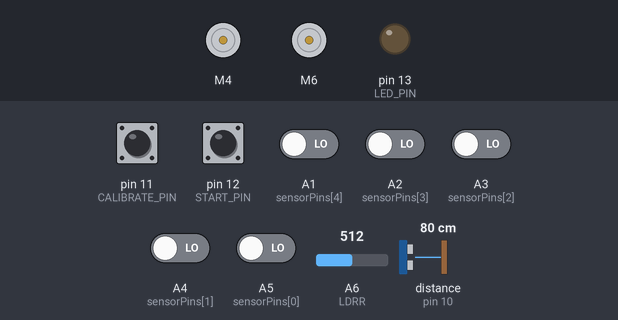
Recording of a sketch running on a simulated Arduino Nano, built with avr-gcc and run on an emulated ATmega328P. Parts: 2 × DC motor (green arrow = forward, orange = backward, longer = faster), output pins drawn as LEDs (lit = HIGH). The inputs (shaded band) are chosen by the test bench; at power-on: pin 11 (CALIBRATE_PIN), pin 12 (START_PIN) HIGH, A1 (sensorPins[4]), A2 (sensorPins[3]), A3 (sensorPins[2]), A4 (sensorPins[1]), A5 (sensorPins[0]) LOW, distance to the obstacle (sensor on pin 10) 80 cm, A6 (LDRR) = 512. The echo pulse lasts 58.3 µs per cm; pins used as bus, display or sensor lines are not drawn; what the sketch prints to the serial monitor is not drawn.

Above: at 1.2 s.
1.3 s: pin 12 (START_PIN) pulled LOW for 0.15 s
At 1.95 s:
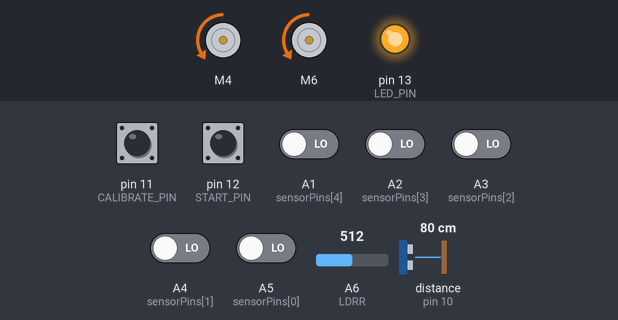
At 3.6 s:
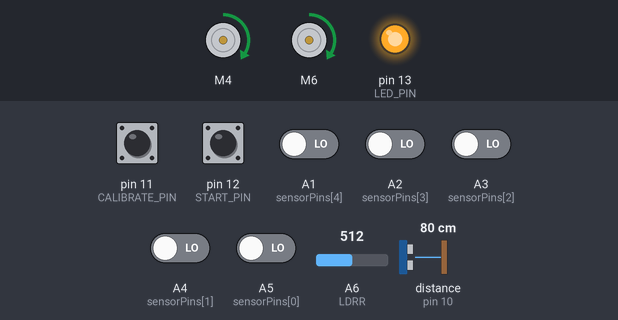
3.9 s: distance to the obstacle (sensor on pin 10) set to 17 cm
5.4 s: distance to the obstacle (sensor on pin 10) set to 13 cm
At 5.5 s:
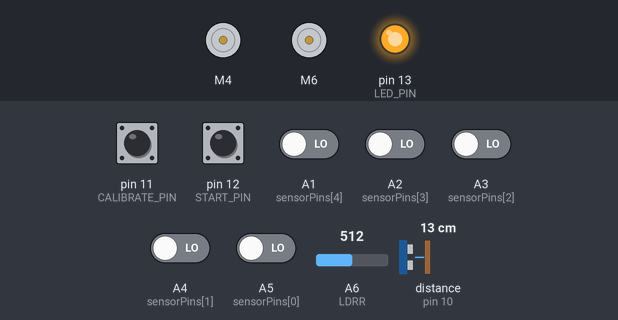
At 6.0 s:
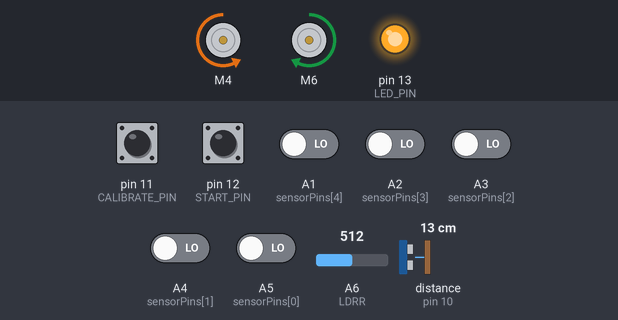
7.1 s: A1 (sensorPins[4]) driven HIGH
10.1 s: A2 (sensorPins[3]) driven HIGH
13.1 s: A3 (sensorPins[2]) driven HIGH
Timing chart, 0 to 17.1 s (numbered marks = the images above; inputs shaded):
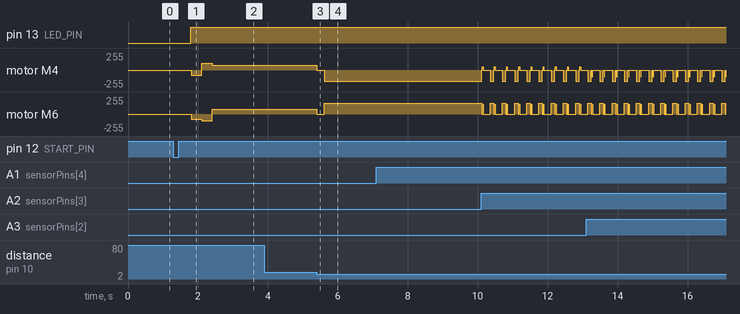

The sketch:

BackWorking.ino
```cpp
#include <SparkFun_TB6612.h>
#include <SoftwareSerial.h>


// Motor Pins
#define AIN1 4
#define BIN1 6
#define AIN2 3
#define BIN2 7
#define PWMA 2
#define PWMB 8
#define STBY 5


// Define sensor patterns
#define RIGHT_TURN 0b11000
#define LEFT_TURN 0b00011
#define CENTER 0b00100
#define SOFT_RIGHT_1 0b11100
#define SOFT_RIGHT_2 0b01100
#define SOFT_LEFT_1 0b00111
#define SOFT_LEFT_2 0b00110
#define ALL_BLACK 0b00000


// Sensor Pins
const int sensorPins[] = { A5, A4, A3, A2, A1};
#define LDR1 A0
#define LDRR A6
#define TRIG_PIN 9
#define ECHO_PIN 10
#define Colour_Threshhold 400


// Motor Config
const int offsetA = 1;
const int offsetB = 1;
Motor motorLeft = Motor(AIN1, AIN2, PWMA, offsetA, STBY);
Motor motorRight = Motor(BIN1, BIN2, PWMB, offsetB, STBY);


// Speed Settings
int baseSpeed = 150;
int turnSpeed = 100;


// Button Pins
#define CALIBRATE_PIN 11 // Reset button
#define START_PIN 12
#define LED_PIN 13


// Tracking Variables
int lastKnownDirection = 0; // -1=left, 0=center, 1=right
bool lineLost = false;
unsigned long lostTime = 0;
const int SEARCH_DELAY = 300;
#define RedThreshold 290


//Encoder
#define Wheel_lines 4
#define Wheel_circumference 14
#define White_Distance 2.1
float Distance_Travel = 0;
int Go = 0;
bool reversed = false; // global flag
int lines;


//Path  saving
#define MAX_PATH_LENGTH 10
char path[MAX_PATH_LENGTH];
const int pathLength = sizeof(path) / sizeof(path[0]);
int temp_P = 0;
char current_state;
char previousState = 'F';


//Status
bool CompletedExecution = false;


void setup() {
  Serial.begin(115200);

  pinMode(START_PIN, INPUT_PULLUP);
  pinMode(CALIBRATE_PIN, INPUT_PULLUP);
  pinMode(LED_PIN, OUTPUT);
  pinMode(TRIG_PIN, OUTPUT);
  pinMode(ECHO_PIN, INPUT);
  pinMode(LDRR,INPUT);
}

void loop() {
  if (digitalRead(START_PIN) == LOW) {
    delay(500);
    Serial.println("Starting Robot");
    digitalWrite(LED_PIN, HIGH);
    lineFollow();
  }
}

void lineFollow() {

  while (true) {
    // Check reset button
    /*if (digitalRead(START_PIN) == LOW) {
    delay(500);
    Serial.println("Starting Robot");
    digitalWrite(LED_PIN, HIGH);
    lineFollow();
  }*/

    if (digitalRead(CALIBRATE_PIN) == LOW) { // Check if D12 is Low to Start the Robot
      delay(500);
      Serial.println("Reseting robot");
      digitalWrite(LED_PIN, HIGH);
      CompletedExecution = false;
      lineFollow();
    }

    // Read sensors
    int LDR_1 = analogRead(LDRR);

    /*int LDR_2 = analogRead(LDR2);
    int avg_ldr = (LDR_1 + LDR_2) / 2;
    float distance = getDistance();*/

    byte lineState = readLineSensors();

    if (!CompletedExecution) {

      float distance =getDistance();

      // Obstacle detection
      if (distance > 0 && distance < 15 && !reversed) {

        motorLeft.brake();
        motorRight.brake();
        delay(100);

        if(LDR_1>=RedThreshold)
        {

          //Acknowlege Red
          Serial.print("Red Obstacle is Detected!");
          motorLeft.brake();
          motorRight.brake();
          delay(100);

         //Path Display
         path[0] = previousState;

        for (int i = 0; i < 10; i++) {
          Serial.print("Path:");
          Serial.print(path[i]);
          Serial.print(", ");
          }

          //Sending Data to Esp32
          SendDataToEsp();

          //Reversing
          Reverse(lineState);
          reversed = true;
          Serial.println("Reverse done");
        }

         else {
          motorLeft.brake();
          motorRight.brake();
          delay(100);
        }

      } else {
        // Line following logic
        if (lineState != 0b00000 && lineState != 0b11111) {
          lineLost = false;
          updateLastKnownDirection(lineState);
          followLine(lineState);
          reversed = false;
        } else {
          handleLostLine();
        }
      }

      delay(20);
    }
  }
}

// --- Helper Functions --- //

void updateLastKnownDirection(byte state) {
  if (state & 0b11000) lastKnownDirection = 1; // Right
  else if (state & 0b00011) lastKnownDirection = -1; // Left
  else lastKnownDirection = 0; // Center
}

void handleLostLine() {
  if (!lineLost) {
    lineLost = true;
    lostTime = millis();
    Serial.println("Line Lost - Searching");
  }

  // Search pattern
  if (millis() - lostTime < SEARCH_DELAY) {
    motorLeft.drive(-baseSpeed / 2);
    motorRight.drive(-baseSpeed / 2);
  } else if (millis() - lostTime < SEARCH_DELAY * 2) {
    if (lastKnownDirection < 0) {
      motorLeft.drive(-turnSpeed);
      motorRight.drive(turnSpeed);
    } else {
      motorLeft.drive(turnSpeed);
      motorRight.drive(-turnSpeed);
    }
  } else {
    motorLeft.drive(baseSpeed / 2);
    motorRight.drive(baseSpeed / 2);
  }
}

void searchLine() {
  motorLeft.brake();
  motorRight.brake();
  delay(200);

  // Search in last known direction
  for (int i = 0; i < 3; i++) {
    if (lastKnownDirection < 0) {
      motorLeft.drive(-turnSpeed);
      motorRight.drive(turnSpeed);
    } else {
      motorLeft.drive(turnSpeed);
      motorRight.drive(-turnSpeed);
    }
    delay(200);

    byte sensorState = readLineSensors();
    if (sensorState != 0b00000 && sensorState != 0b11111) {
      lineLost = false;
      return;
    }
  }

  // Final attempt forward
  motorLeft.drive(baseSpeed / 2);
  motorRight.drive(baseSpeed / 2);
  delay(300);
}

byte readLineSensors() {
  byte state = 0;
  for (int i = 0; i < 5; i++) {
    state |= (!digitalRead(sensorPins[i]) << i);
  }
  return state;
}

float getDistance() {
  digitalWrite(TRIG_PIN, LOW);
  delayMicroseconds(2);
  digitalWrite(TRIG_PIN, HIGH);
  delayMicroseconds(10);
  digitalWrite(TRIG_PIN, LOW);

  return pulseIn(ECHO_PIN, HIGH) * 0.034 / 2;
}

void followLine(byte state) {

  const int softTurnRatio = 2; // For soft turns (1/2 speed)

  switch (state) {
  case RIGHT_TURN:
    motorLeft.drive(baseSpeed);
    motorRight.drive(-turnSpeed);
    Serial.println(" | RIGHT TURN");
    current_state = 'R';

    break;

  case LEFT_TURN:
    motorLeft.drive(-turnSpeed);
    motorRight.drive(baseSpeed);
    Serial.println(" | LEFT TURN");
    current_state = 'L';

    break;

  case CENTER:
    motorLeft.drive(baseSpeed);
    motorRight.drive(baseSpeed);
    Serial.println(" | FORWARD");
    current_state = 'F';

    break;

  case SOFT_RIGHT_1:
  case SOFT_RIGHT_2:
    motorLeft.drive(baseSpeed);
    motorRight.drive(turnSpeed / softTurnRatio);
    Serial.println(" | SOFT RIGHT");
    current_state = 'R';

    break;

  case SOFT_LEFT_1:
  case SOFT_LEFT_2:
    motorLeft.drive(turnSpeed / softTurnRatio);
    motorRight.drive(baseSpeed);
    Serial.println(" | SOFT LEFT");
    current_state = 'L';

    break;

  case ALL_BLACK:
    int chorono = millis();

    if (millis() - chorono == 6000) {
      if (state != ALL_BLACK) {
        followLine(state);
      } else {
        motorLeft.brake();
        motorRight.brake();
        CompletedExecution = true;
      }
    }

  default:
    motorLeft.drive(baseSpeed);
    motorRight.drive(baseSpeed);
    Serial.print(" | DEFAULT FORWARD - Unknown state: ");
    Serial.println(state, BIN); // Log unexpected state
  }

  if (current_state != previousState) {

    previousState = current_state;
    path[temp_P + 1] = previousState;
    temp_P++;

    //lines = Counting_Line(); // Only call once per loop()

  }
}

//============UART===========
void SendDataToEsp() {
  if (CompletedExecution) {
    Serial.print("PATH:");
    for (int i = 0; i < pathLength; i++) {
      Serial.print(path[i]);
      if (i < pathLength - 1) Serial.print(",");
    }
    Serial.println();
    delay(100); // Small delay after sending
  }
}

//=====================================ENCODE+REVERSE===============================

/*int Counting_Line() {
  static bool onWhite = false;

  int irValue = analogRead(IR_EN);

  if (irValue <= 80 && !onWhite) {
    Go++;
    onWhite = true;
    Serial.print("Front Temp = ");
    Serial.println(Go);
  }

  if (irValue > 80) {
    onWhite = false;
  }
  Serial.println(Go);
  return Go;
}*/

void Reverse(byte initialState) {
  digitalWrite(LED_PIN, HIGH);
  Serial.println("Reversing and rotating to find line...");

  unsigned long startTime = millis();
  const unsigned long maxRotateDuration = 5000; // 5 seconds max rotation

  // Begin rotating
  motorLeft.drive(-165); // Left backward
  motorRight.drive(165); // Right forward

  while (millis() - startTime < maxRotateDuration) {
    delay(100); // Allow some time to rotate before checking

    byte currentState = readLineSensors();

    if (isOnValidLine(currentState)) {
      Serial.print("Line re-detected: ");
      Serial.println(currentState, BIN);

      motorLeft.brake();
      motorRight.brake();
      return;
    }
  }

  // If line not found within time limit, continue rotating in place
  Serial.println("Line not found. Continuing rotation...");
  motorLeft.drive(-200); // Continue rotating
  motorRight.drive(200);
}

bool isOnValidLine(byte state) {
  return (
    state == CENTER ||
    state == LEFT_TURN ||
    state == RIGHT_TURN ||
    state == SOFT_RIGHT_1 ||
    state == SOFT_RIGHT_2 ||
    state == SOFT_LEFT_1 ||
    state == SOFT_LEFT_2
  );
}
float distance_travelled(int lines) {
  return (lines * Wheel_circumference);
}
```

Measured:
- the behaviour switches between 16 and 15 cm on distance to the obstacle (sensor on pin 10) (found by bisection; images 2 and 3)
- after the input at 1.3 s, pin 13 (LED_PIN): LOW → HIGH after 0.50 s; motor M4: stopped → backward 75/255 after 0.51 s, → forward 100/255 0.30 s later, → forward 75/255 0.30 s later; motor M6: stopped → backward 75/255 after 0.51 s, → backward 100/255 0.30 s later, → forward 75/255 0.30 s later
- after the input at 3.9 s, every drawn part: stays the same
- after the input at 5.4 s, motor M4: forward 75/255 → stopped at once, → backward 165/255 0.20 s later; motor M6: forward 75/255 → stopped at once, → forward 165/255 0.20 s later
- after the input at 7.1 s, every drawn part: stays the same
